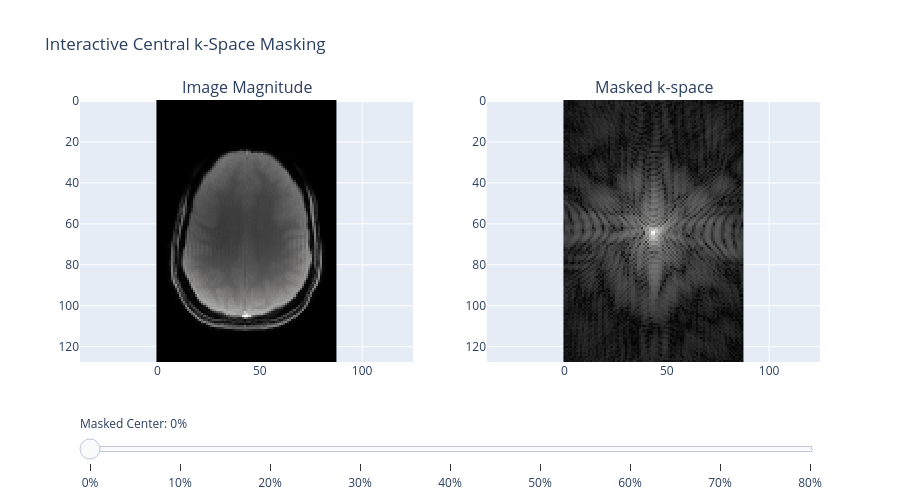

Write notebook code for a chart like this one.
### Code cell
import numpy as np
import plotly.graph_objects as go
from plotly.subplots import make_subplots

# 1. Load the k-space data
k_space = np.load('kspace_combined.npy')
rows, cols = k_space.shape
center_r, center_c = rows // 2, cols // 2

# 2. Initialize Plotly subplots
# Placing Magnitude on the left and k-space on the right
fig = make_subplots(rows=1, cols=2, subplot_titles=("Image Magnitude", "Masked k-space"))
frames = []
steps = []

# 3. Pre-calculate frames for different mask sizes (0% to 80% in 10% steps)
mask_percentages = range(0, 81, 10)

for i, p in enumerate(mask_percentages):
    # Create a mask of ones
    mask = np.ones((rows, cols))
    if p > 0:
        # Calculate the dimensions of the central mask based on the percentage
        dr = int(rows * (p / 100) / 2)
        dc = int(cols * (p / 100) / 2)
        # Zero out the central region
        mask[center_r - dr : center_r + dr, center_c - dc : center_c + dc] = 0
        
    # Apply the mask to the center of k-space
    k_space_masked = k_space * mask
    
    # Transform back to image space 
    img_masked = np.fft.fftshift(np.fft.ifft2(np.fft.ifftshift(k_space_masked)))
    img_mag = np.abs(img_masked)
    
    # Logarithmic transformation for k-space visualization 
    k_space_log = np.log(np.abs(k_space_masked) + 1e-5)
    
    # Add the initial traces (Frame 0, representing 0% masking)
    if i == 0:
        fig.add_trace(go.Heatmap(z=img_mag, colorscale='gray', showscale=False), row=1, col=1)
        fig.add_trace(go.Heatmap(z=k_space_log, colorscale='gray', showscale=False), row=1, col=2)
        
    # Append a new frame for the current mask size
    frames.append(go.Frame(data=[go.Heatmap(z=img_mag), go.Heatmap(z=k_space_log)], name=str(p)))
    
    # Configure the slider step for this frame
    step = dict(
        method="animate",
        args=[[str(p)], {"mode": "immediate", "frame": {"duration": 0, "redraw": True}, "transition": {"duration": 0}}],
        label=f"{p}%"
    )
    steps.append(step)

# 4. Apply layout, slider, and fix the aspect ratio
fig.frames = frames
sliders = [dict(
    active=0,
    currentvalue={"prefix": "Masked Center: "},
    pad={"t": 50},
    steps=steps
)]

fig.update_layout(
    sliders=sliders, 
    height=500, 
    title="Interactive Central k-Space Masking",
    # Lock the aspect ratio to 1:1 and prevent vertical squishing
    yaxis=dict(scaleanchor="x", autorange="reversed"),
    yaxis2=dict(scaleanchor="x2", autorange="reversed")
)

# 5. Visualize the interactive plot
fig.show()

### Figure 1 — Plotly figure (JSON) as saved in the notebook; plotly's stock layout.template omitted (floating-point values rounded to 4 significant figures; data arrays with more than 128 entries replaced by an {"elided": "..."} marker saying what was removed)
{"data": [{"colorscale": [[0, "rgb(0, 0, 0)"], [0.09091, "rgb(16, 16, 16)"], [0.1818, "rgb(38, 38, 38)"], [0.2727, "rgb(59, 59, 59)"], [0.3636, "rgb(81, 80, 80)"], [0.4545, "rgb(102, 101, 101)"], [0.5455, "rgb(124, 123, 122)"], [0.6364, "rgb(146, 146, 145)"], [0.7273, "rgb(171, 171, 170)"], [0.8182, "rgb(197, 197, 195)"], [0.9091, "rgb(224, 224, 223)"], [1, "rgb(254, 254, 253)"]], "showscale": false, "type": "heatmap", "xaxis": "x", "yaxis": "y", "z": {"elided": "128x88 float values"}}, {"colorscale": [[0, "rgb(0, 0, 0)"], [0.09091, "rgb(16, 16, 16)"], [0.1818, "rgb(38, 38, 38)"], [0.2727, "rgb(59, 59, 59)"], [0.3636, "rgb(81, 80, 80)"], [0.4545, "rgb(102, 101, 101)"], [0.5455, "rgb(124, 123, 122)"], [0.6364, "rgb(146, 146, 145)"], [0.7273, "rgb(171, 171, 170)"], [0.8182, "rgb(197, 197, 195)"], [0.9091, "rgb(224, 224, 223)"], [1, "rgb(254, 254, 253)"]], "showscale": false, "type": "heatmap", "xaxis": "x2", "yaxis": "y2", "z": {"elided": "128x88 float values"}}], "layout": {"annotations": [{"font": {"size": 16}, "showarrow": false, "text": "Image Magnitude", "x": 0.225, "xanchor": "center", "xref": "paper", "y": 1, "yanchor": "bottom", "yref": "paper"}, {"font": {"size": 16}, "showarrow": false, "text": "Masked k-space", "x": 0.775, "xanchor": "center", "xref": "paper", "y": 1, "yanchor": "bottom", "yref": "paper"}], "height": 500, "sliders": [{"active": 0, "currentvalue": {"prefix": "Masked Center: "}, "pad": {"t": 50}, "steps": [{"args": [["0"], {"frame": {"duration": 0, "redraw": true}, "mode": "immediate", "transition": {"duration": 0}}], "label": "0%", "method": "animate"}, {"args": [["10"], {"frame": {"duration": 0, "redraw": true}, "mode": "immediate", "transition": {"duration": 0}}], "label": "10%", "method": "animate"}, {"args": [["20"], {"frame": {"duration": 0, "redraw": true}, "mode": "immediate", "transition": {"duration": 0}}], "label": "20%", "method": "animate"}, {"args": [["30"], {"frame": {"duration": 0, "redraw": true}, "mode": "immediate", "transition": {"duration": 0}}], "label": "30%", "method": "animate"}, {"args": [["40"], {"frame": {"duration": 0, "redraw": true}, "mode": "immediate", "transition": {"duration": 0}}], "label": "40%", "method": "animate"}, {"args": [["50"], {"frame": {"duration": 0, "redraw": true}, "mode": "immediate", "transition": {"duration": 0}}], "label": "50%", "method": "animate"}, {"args": [["60"], {"frame": {"duration": 0, "redraw": true}, "mode": "immediate", "transition": {"duration": 0}}], "label": "60%", "method": "animate"}, {"args": [["70"], {"frame": {"duration": 0, "redraw": true}, "mode": "immediate", "transition": {"duration": 0}}], "label": "70%", "method": "animate"}, {"args": [["80"], {"frame": {"duration": 0, "redraw": true}, "mode": "immediate", "transition": {"duration": 0}}], "label": "80%", "method": "animate"}]}], "title": {"text": "Interactive Central k-Space Masking"}, "xaxis": {"anchor": "y", "domain": [0, 0.45]}, "xaxis2": {"anchor": "y2", "domain": [0.55, 1]}, "yaxis": {"anchor": "x", "autorange": "reversed", "domain": [0, 1], "scaleanchor": "x"}, "yaxis2": {"anchor": "x2", "autorange": "reversed", "domain": [0, 1], "scaleanchor": "x2"}}}
